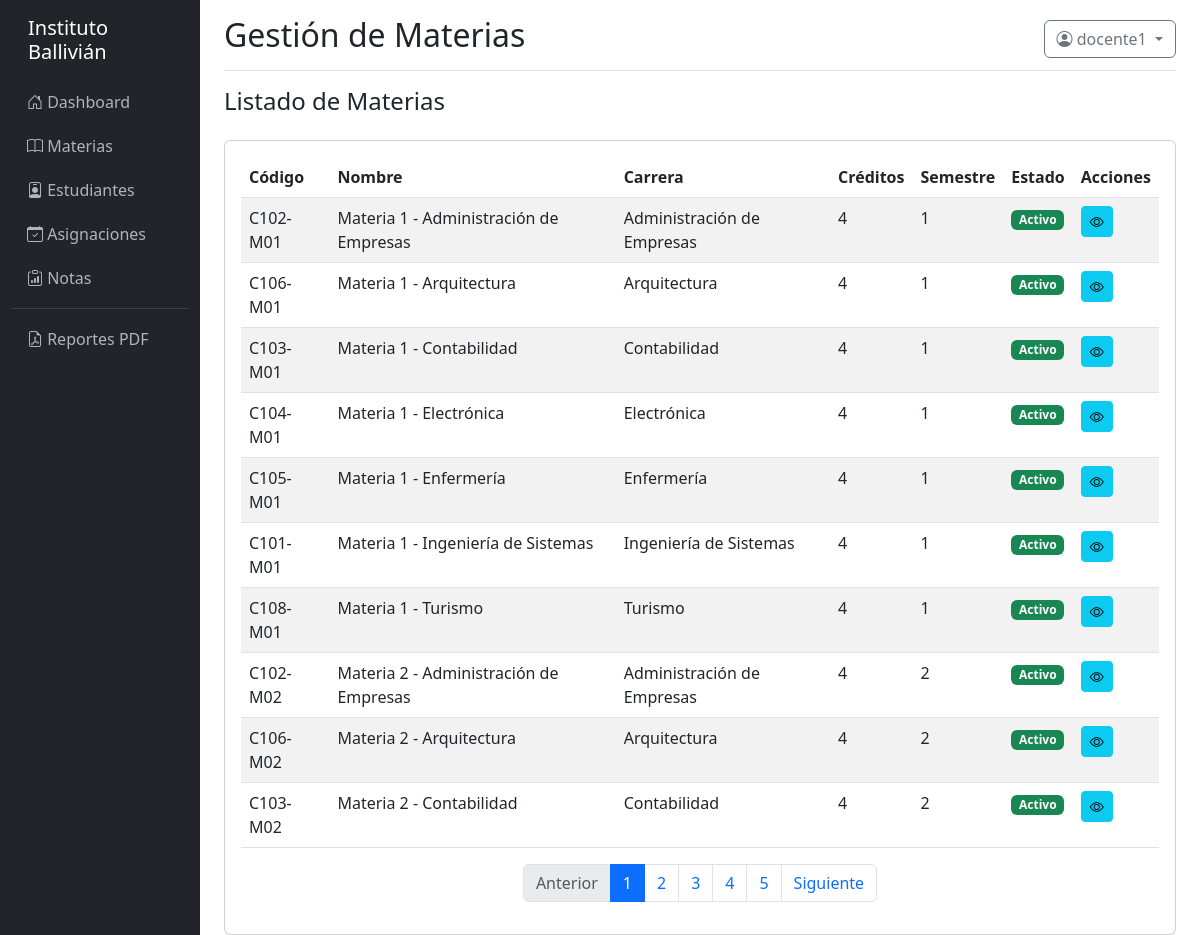
Screenshot of /materias/ (signed in) with the database file from the repository.
### models/__init__.py (models this page shows, shortened)
class Usuario(UserMixin, db.Model):
    __tablename__ = 'usuario'
    id = db.Column(db.Integer, primary_key=True)
    username = db.Column(db.String(100), unique=True, nullable=False)
    email = db.Column(db.String(150))
    password_hash = db.Column(db.String(255), nullable=False)
    persona_id = db.Column(db.Integer, db.ForeignKey('persona.id'))
    estudiante_id = db.Column(db.Integer, db.ForeignKey('estudiante.id'))
    docente_id = db.Column(db.Integer, db.ForeignKey('docente.id'))
    activo = db.Column(db.Boolean, default=True)
    ultimo_login = db.Column(db.DateTime)
    created_at = db.Column(db.DateTime, default=datetime.utcnow)
    updated_at = db.Column(db.DateTime, onupdate=datetime.utcnow)
    roles = db.relationship('Rol', secondary=usuario_rol, backref='usuarios')
    def tiene_permiso(self, nombre_permiso):
        for rol in self.roles:
            for permiso in rol.permisos:
                if permiso.nombre == nombre_permiso:
                    return True
        return False

class Materia(db.Model):
    __tablename__ = 'materia'
    id = db.Column(db.Integer, primary_key=True)
    codigo = db.Column(db.String(50), unique=True, nullable=False)
    nombre = db.Column(db.String(255), nullable=False)
    descripcion = db.Column(db.Text)
    carga_horaria = db.Column(db.Integer, default=0)
    horas_teoricas = db.Column(db.Integer, default=0)
    horas_practicas = db.Column(db.Integer, default=0)
    creditos = db.Column(db.Integer, default=0)
    semestre = db.Column(db.Integer)
    prerequisito_id = db.Column(db.Integer, db.ForeignKey('materia.id'))
    carrera_id = db.Column(db.Integer, db.ForeignKey('carrera.id'))
    requerido_para_semestre = db.Column(db.Boolean, default=False)
    activo = db.Column(db.Boolean, default=True)
    created_at = db.Column(db.DateTime, default=datetime.utcnow)
    updated_at = db.Column(db.DateTime, onupdate=datetime.utcnow)
    asignaciones = db.relationship('Asignacion', backref='materia', lazy=True, cascade='all, delete-orphan')

class Carrera(db.Model):
    __tablename__ = 'carrera'
    id = db.Column(db.Integer, primary_key=True)
    codigo = db.Column(db.String(30), unique=True, nullable=False)
    nombre = db.Column(db.String(255), nullable=False)
    descripcion = db.Column(db.Text)
    tipo = db.Column(db.Enum('Pregrado', 'Tecnico', 'Posgrado', 'Diplomado', 'Otro'), default='Pregrado')
    carga_horaria = db.Column(db.Integer, default=0)
    creditos = db.Column(db.Integer)
    fecha_creacion = db.Column(db.Date)
    activo = db.Column(db.Boolean, default=True)
    created_at = db.Column(db.DateTime, default=datetime.utcnow)
    updated_at = db.Column(db.DateTime, onupdate=datetime.utcnow)
    materias = db.relationship('Materia', backref='carrera', lazy=True, cascade='all, delete-orphan')
    inscripciones = db.relationship('Inscripcion', backref='carrera', lazy=True)
    asignaciones = db.relationship('Asignacion', backref='carrera', lazy=True)

### controllers/materia_controller.py (the view)
@materia_bp.route('/')
@login_required
def index():
    page = request.args.get('page', 1, type=int)
    materias = Materia.query.order_by(Materia.nombre).paginate(page=page, per_page=10, error_out=False)
    return render_template('materia/index.html', materias=materias)

### templates/materia/index.html (shortened to what this page needs)
{% extends "base.html" %}
{% block page_title %}Gestión de Materias{% endblock %}
{% block content %}
<div class="d-flex justify-content-between align-items-center mb-3">
    <h4>Listado de Materias</h4>
</div>
<div class="card">
    <div class="card-body">
        <div class="table-responsive">
            <table class="table table-striped table-hover">
                <thead>
                    <tr>
                        <th>Código</th>
                        <th>Nombre</th>
                        <th>Carrera</th>
                        <th>Créditos</th>
                        <th>Semestre</th>
                        <th>Estado</th>
                        <th>Acciones</th>
                    </tr>
                </thead>
                <tbody>
                    {% for materia in materias.items %}
                    <tr>
                        <td>{{ materia.codigo }}</td>
                        <td>{{ materia.nombre }}</td>
                        <td>{{ materia.carrera.nombre if materia.carrera else 'N/A' }}</td>
                        <td>{{ materia.creditos }}</td>
                        <td>{{ materia.semestre if materia.semestre else 'N/A' }}</td>
                        <td>
                            {% if materia.activo %}
                                <span class="badge bg-success">Activo</span>
                            {% else %}
                                <span class="badge bg-secondary">Inactivo</span>
                            {% endif %}
                        </td>
                        <td>
                            <div class="btn-group btn-group-sm">
                                <a href="{{ url_for('materia.detalle', id=materia.id) }}" class="btn btn-info" title="Ver">
                                    <i class="bi bi-eye"></i>
                                </a>
                            </div>
                        </td>
                    </tr>
                    {% else %}
                    <tr>
                        <td colspan="7" class="text-center">No hay materias registradas</td>
                    </tr>
                    {% endfor %}
                </tbody>
            </table>
        </div>
        {% if materias.pages > 1 %}
        <nav aria-label="Navegación de páginas">
            <ul class="pagination justify-content-center">
                <li class="page-item {% if not materias.has_prev %}disabled{% endif %}">
                    <a class="page-link" href="{{ url_for('materia.index', page=materias.prev_num) }}">Anterior</a>
                </li>
                {% for page_num in materias.iter_pages() %}
                    {% if page_num %}
                        <li class="page-item {% if page_num == materias.page %}active{% endif %}">
                            <a class="page-link" href="{{ url_for('materia.index', page=page_num) }}">{{ page_num }}</a>
                        </li>
                    {% else %}
                        <li class="page-item disabled"><span class="page-link">...</span></li>
                    {% endif %}
                {% endfor %}
                <li class="page-item {% if not materias.has_next %}disabled{% endif %}">
                    <a class="page-link" href="{{ url_for('materia.index', page=materias.next_num) }}">Siguiente</a>
                </li>
            </ul>
        </nav>
        {% endif %}
    </div>
</div>
{% endblock %}

### templates/base.html (shortened to what this page needs)
<!DOCTYPE html>
<html lang="es">
<head>
    <link href="https://cdn.jsdelivr.net/npm/bootstrap@5.3.0/dist/css/bootstrap.min.css" rel="stylesheet">
    <link rel="stylesheet" href="https://cdn.jsdelivr.net/npm/bootstrap-icons@1.11.0/font/bootstrap-icons.css">
</head>
<body>
    <div class="container-fluid">
        <div class="row">
            {% if current_user.is_authenticated %}
            <nav class="col-md-2 col-lg-2 d-md-block sidebar">
                <div class="position-sticky pt-3">
                    <h5 class="text-white px-3 mb-3">Instituto Ballivián</h5>
                    <ul class="nav flex-column">
                        <li class="nav-item">
                            <a class="nav-link" href="{{ url_for('main.dashboard') }}">
                                <i class="bi bi-house-door"></i> Dashboard
                            </a>
                        </li>
                        {% if current_user.tiene_permiso('ver_materias') %}
                        <li class="nav-item">
                            <a class="nav-link" href="{{ url_for('materia.index') }}">
                                <i class="bi bi-book"></i> Materias
                            </a>
                        </li>
                        {% endif %}
                        {% if current_user.tiene_permiso('ver_estudiantes') %}
                        <li class="nav-item">
                            <a class="nav-link" href="{{ url_for('estudiante.index') }}">
                                <i class="bi bi-person-badge"></i> Estudiantes
                            </a>
                        </li>
                        {% endif %}
                        {% if current_user.tiene_permiso('ver_asignaciones') %}
                        <li class="nav-item">
                            <a class="nav-link" href="{{ url_for('asignacion.index') }}">
                                <i class="bi bi-calendar-check"></i> Asignaciones
                            </a>
                        </li>
                        {% endif %}
                        {% if current_user.tiene_permiso('ver_notas') %}
                        <li class="nav-item">
                            <a class="nav-link" href="{{ url_for('nota.index') }}">
                                <i class="bi bi-clipboard-data"></i> Notas
                            </a>
                        </li>
                        {% endif %}
                        <hr class="text-white-50 my-2">
                        <li class="nav-item">
                            <a class="nav-link" href="{{ url_for('reporte.index') }}">
                                <i class="bi bi-file-earmark-pdf"></i> Reportes PDF
                            </a>
                        </li>
                    </ul>
                </div>
            </nav>
            {% endif %}
            <main class="col-md-10 ms-sm-auto col-lg-10 px-md-4">
                {% if current_user.is_authenticated %}
                <div class="d-flex justify-content-between flex-wrap flex-md-nowrap align-items-center pt-3 pb-2 mb-3 border-bottom">
                    <h1 class="h2">{% block page_title %}Dashboard{% endblock %}</h1>
                    <div class="btn-toolbar mb-2 mb-md-0">
                        <div class="dropdown">
                            <button class="btn btn-outline-secondary dropdown-toggle" type="button" id="userDropdown" data-bs-toggle="dropdown">
                                <i class="bi bi-person-circle"></i> {{ current_user.username }}
                            </button>
                        </div>
                    </div>
                </div>
                {% endif %}
                {% block content %}{% endblock %}
            </main>
        </div>
    </div>
</body>
</html>

### templates/base.html (style rules this page uses)
.sidebar { min-height: 100vh; background-color: #212529; }
.sidebar a { color: #adb5bd; text-decoration: none; padding: 10px 15px; display: block; }

### rows the page displays
Usuario: username "docente1"
Materia: codigo "C102-M01", nombre "Materia 1 - Administración de Empresas", carrera "Administración de Empresas", creditos "4", semestre "1", activo "Activo"
Materia: codigo "C106-M01", nombre "Materia 1 - Arquitectura", carrera "Arquitectura", creditos "4", semestre "1", activo "Activo"
Materia: codigo "C103-M01", nombre "Materia 1 - Contabilidad", carrera "Contabilidad", creditos "4", semestre "1", activo "Activo"
Materia: codigo "C104-M01", nombre "Materia 1 - Electrónica", carrera "Electrónica", creditos "4", semestre "1", activo "Activo"
Materia: codigo "C105-M01", nombre "Materia 1 - Enfermería", carrera "Enfermería", creditos "4", semestre "1", activo "Activo"
Materia: codigo "C101-M01", nombre "Materia 1 - Ingeniería de Sistemas", carrera "Ingeniería de Sistemas", creditos "4", semestre "1", activo "Activo"
Materia: codigo "C108-M01", nombre "Materia 1 - Turismo", carrera "Turismo", creditos "4", semestre "1", activo "Activo"
Materia: codigo "C102-M02", nombre "Materia 2 - Administración de Empresas", carrera "Administración de Empresas", creditos "4", semestre "2", activo "Activo"
Materia: codigo "C106-M02", nombre "Materia 2 - Arquitectura", carrera "Arquitectura", creditos "4", semestre "2", activo "Activo"
Materia: codigo "C103-M02", nombre "Materia 2 - Contabilidad", carrera "Contabilidad", creditos "4", semestre "2", activo "Activo"

### other values shown
{{ page_num }} "1" "2" "3" "4" "5"
